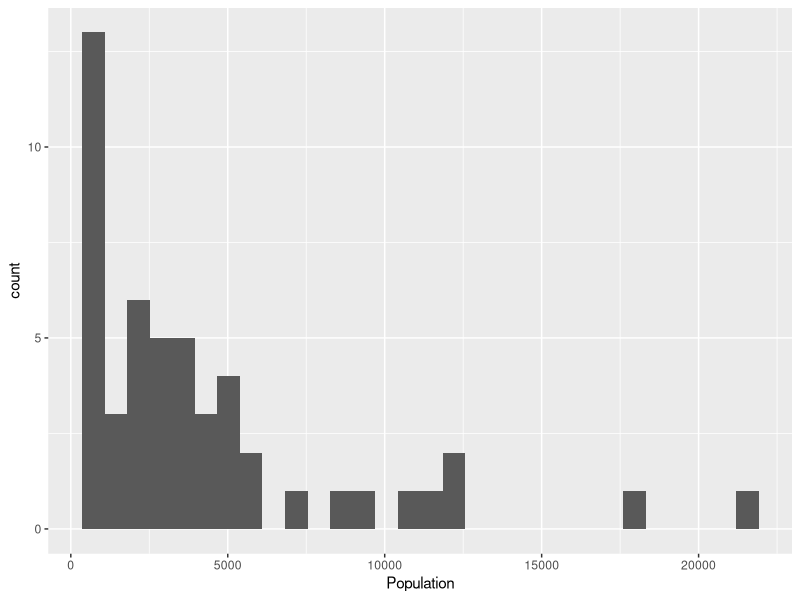
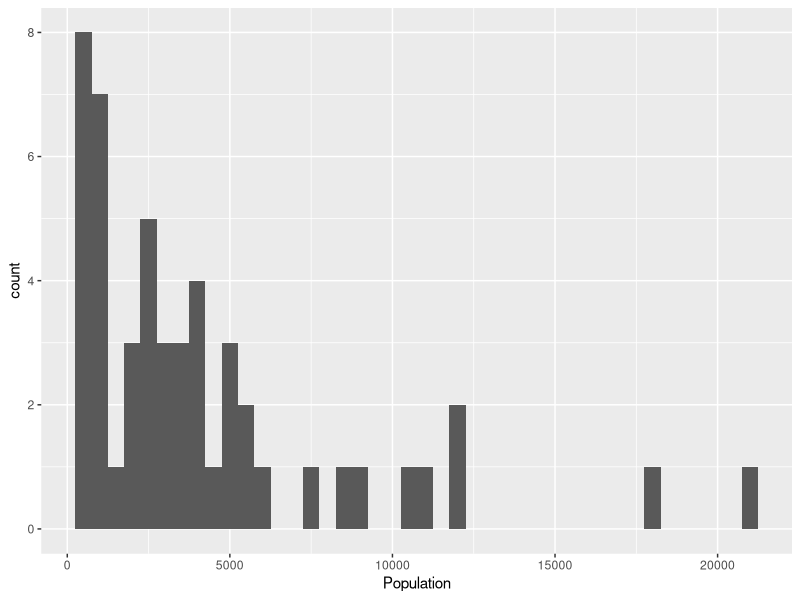
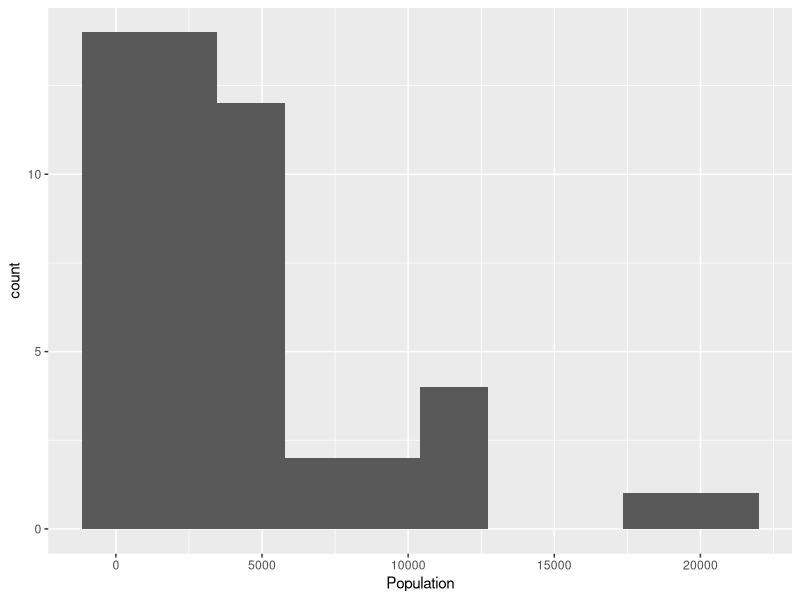
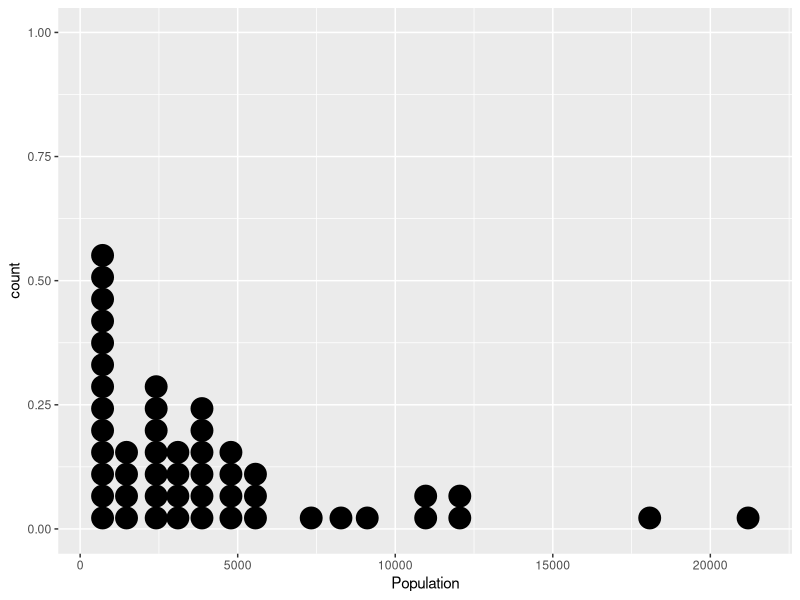
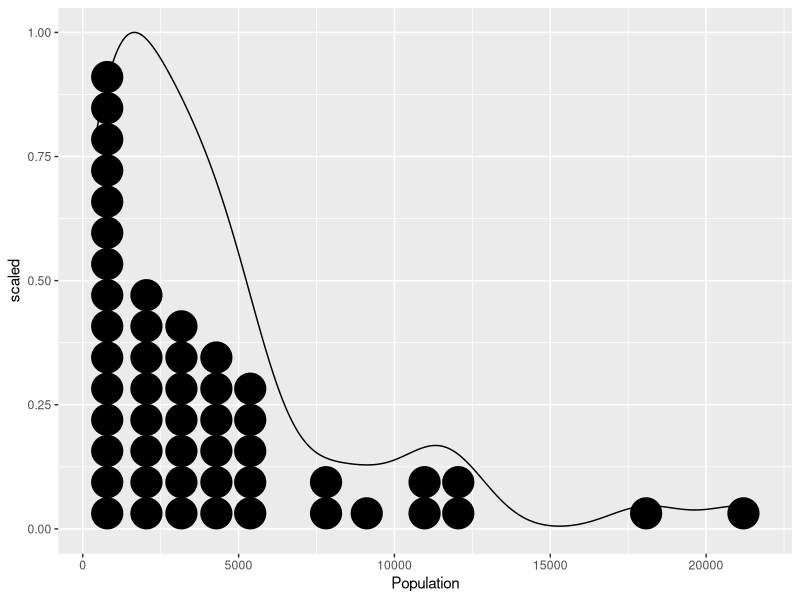
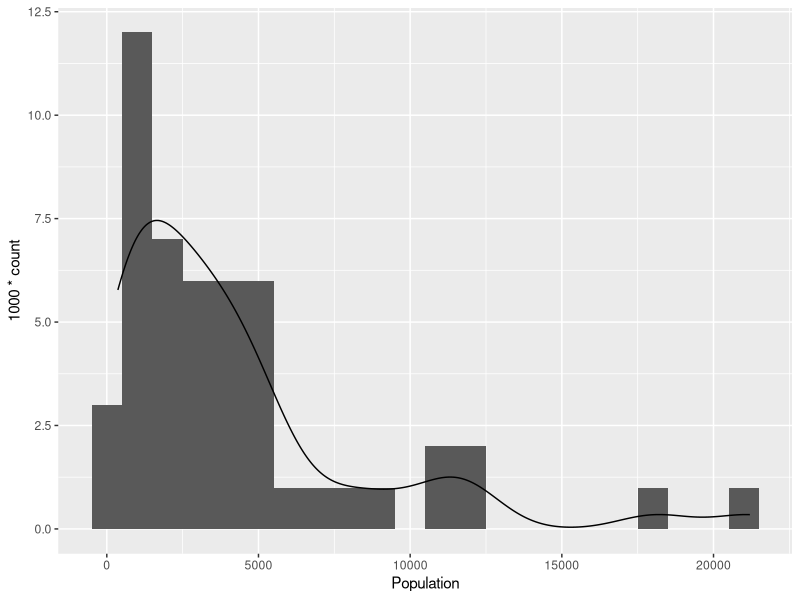
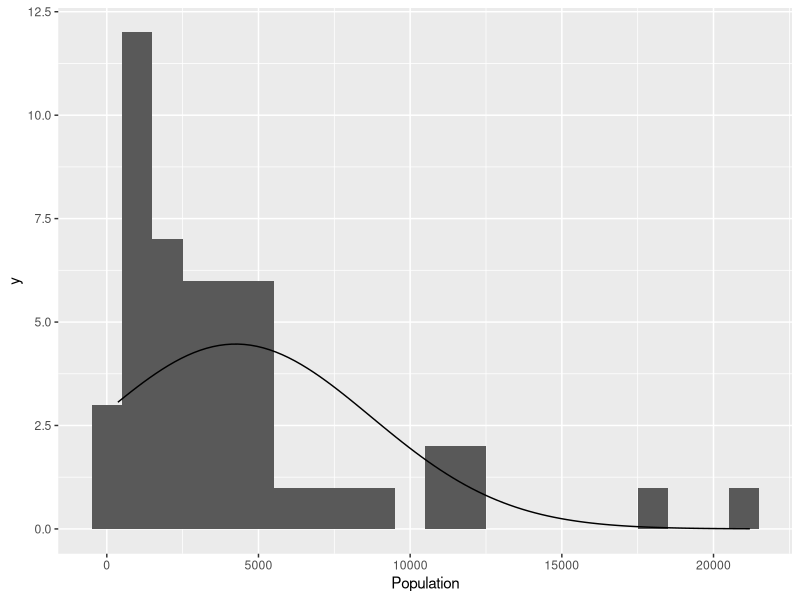
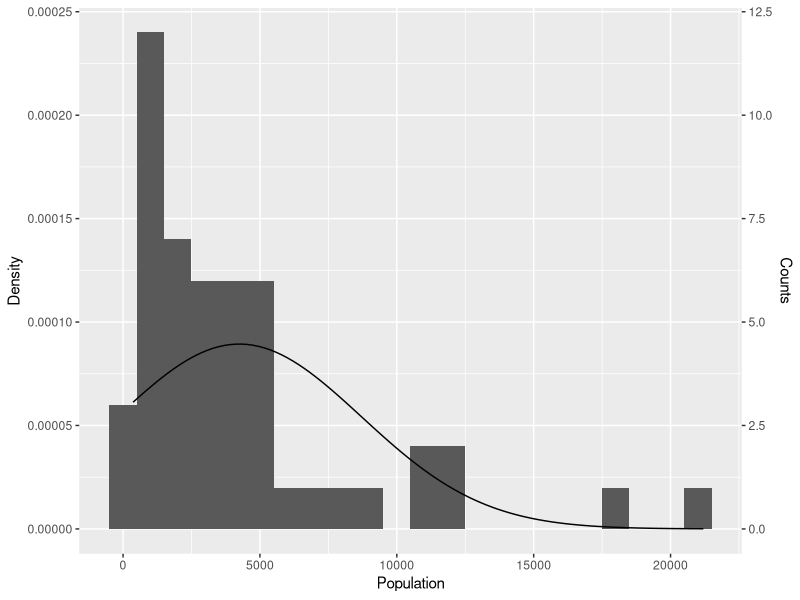

R code for these plots, in order:
## ---- chunk 1
knitr::opts_chunk$set(echo = TRUE)

## ---- chunk 2
if (!("tidyverse" %in% row.names(installed.packages()))) {
  install.packages("tidyverse",repos="https://cloud.r-project.org",dependencies=TRUE)
}
library(tidyverse)

## ---- chunk 3
help(state.x77)
## ---- chunk 4
as_tibble(state.x77) %>% add_column(region=state.region,name=state.name,code=state.abb,center_x=state.center$x,center_y=state.center$y) -> state77
View(state77)
state77
## ---- chunk 5
state77 %>% select(code,Population,Income)
state77 %>% select(code,region:code)
state77 %>% select(-name)
state77 %>% select(code,starts_with("center"))
## ---- chunk 6
state77 %>% mutate(Pop_Density=Population/Area) -> state77a
state77a
## ---- chunk 7
factor(c(1,1,1,2,2,2),levels=1:2,labels=c("Female","Male"))
factor(c("Male","Male","Male","Female","Female","Female"),levels=c("Male","Female"))
ordered(c("H","H","M","M","L","L"), levels=c("L","M","H"))

## ---- chunk 8

factor(c("Male","Female","Non-binary"),levels=c("Male","Female"))
parse_factor(c("Male","Female","Non-binary"),levels=c("Male","Female"))
## ---- chunk 9
recode_factor(c(1,1,1,2,2,2),`1`="Male",`2`="Female")
recode_factor(c(1,1,1,2,2,2),"Male","Female")
recode_factor(c("M","M","F","F"),M="Male",F="Female")
recode_factor(c("White","Black","Latinx","Other"),White="White",.default="Non-White")


## ---- chunk 10
NA+5
mean(c(1,2,NA))
mean(c(1,2,NA),na.rm=TRUE)
## ---- chunk 11
na_if(c(1:5,-9),-9)
starwars %>% select(name,eye_color) %>%
  mutate(eye_color=na_if(eye_color,"unknown"))
## ---- chunk 12
replace_na(c(1,1,0,0,NA),0)
## ---- chunk 13
args(if_else)
## ---- chunk 14
int5 <- -5:5
if_else(int5<0,"-","+")
if_else(int5<0,-int5,int5) #Absolute value
na_if(int5,0)
if_else(na_if(int5,0)<0 ,"-","+","0")

## ---- chunk 15
drupes <- c("Almond","Cashew","Walnut")
c("Peanut","Almond","Hazelnut","Macademia","Cashew") %in% drupes
## ---- chunk 16
state77 %>% filter(!(code %in% c("AK","HI")))
## ---- chunk 17
state77 %>% select(name,Area) %>% filter(Area <200000)
## ---- chunk 18
state77 %>% summarize(N=n(),Income=mean(Income),Population=mean(Population))
## ---- chunk 19
state77 %>% select(Population) %>% summarize(Min=min(Population),Q1=quantile(Population,.25),Q2=median(Population),Q3=quantile(Population,.75),Max=max(Population))
## ---- chunk 20
state77 %>% select(Area,Population) %>% summarize_all(mean,na.rm=TRUE)
## ---- chunk 21
state77 %>% select(Area,Population) %>% summarize_all(list(mean=mean,sd=sd))
## ---- chunk 22
state77 %>% group_by(region) %>% select(Area,Population) %>% summarize_all(list(mean=mean,sd=sd))

## ---- chunk 23
state77 %>% group_by(region) %>%
  select(Area,Population) %>%
  summarise_all(list(Min=min,Q1=function(x){quantile(x,.25)},Q2=median,Q3=function(x){quantile(x,.75)},Max=max))
## ---- chunk 24
ggplot(state77,aes(Population)) + geom_histogram()
## ---- chunk 25
ggplot(state77,aes(Population)) + geom_histogram(binwidth=500)
## ---- chunk 26
ggplot(state77,aes(Population)) + geom_histogram(bins=10)
## ---- chunk 27
ggplot(state77,aes(Population)) + geom_dotplot()
## ---- chunk 28
ggplot(state77,aes(Population)) +geom_dotplot(binwidth=1000) +geom_density(aes(y=..scaled..))
## ---- chunk 29
ggplot(state77,aes(Population)) +geom_histogram(binwidth=1000) +geom_density(aes(y=1000*..count..))
## ---- chunk 30
ggplot(state77,aes(Population)) +geom_histogram(binwidth=1000) +stat_function(fun= function(x) dnorm(x,mean=mean(state77$Population), sd=sd(state77$Population))*nrow(state77)*1000)
## ---- chunk 31
bw <- 1000
ggplot(state77,aes(Population)) + geom_histogram(aes(y=..density..),binwidth=bw) + 
stat_function(fun=dnorm, args=c(mean=mean(state77$Population), sd=sd(state77$Population))) +
scale_y_continuous("Density",sec.axis=sec_axis(trans = ~ . * bw * nrow(state77), name = "Counts"))
                
## ---- chunk 32
ggplot(state77,aes(Population)) + facet_grid(rows=vars(region)) + geom_dotplot()
## ---- chunk 33
ggplot(state77,aes(Population)) + facet_grid(rows=vars(region)) + geom_dotplot(binwidth=750)+geom_density(aes(y=750*..count..))
## ---- chunk 34
ggplot(state77,aes(x=region,y=Population)) + geom_boxplot()
## ---- chunk 35
ggplot(state77,aes(x=region,y=Population)) + geom_violin()
## ---- chunk 36
ggplot(state77,aes(region,Population)) + geom_dotplot(binaxis="y",stackdir="center")
## ---- chunk 37
ggsave("foo.png")
## ---- chunk 38
library(xtable)
print(xtable(state77 %>% group_by(region)%>% select(Population,Area) %>% summarize_all(list(mean=mean,sd=sd))),digits=3,type="html",file="foo.html")

